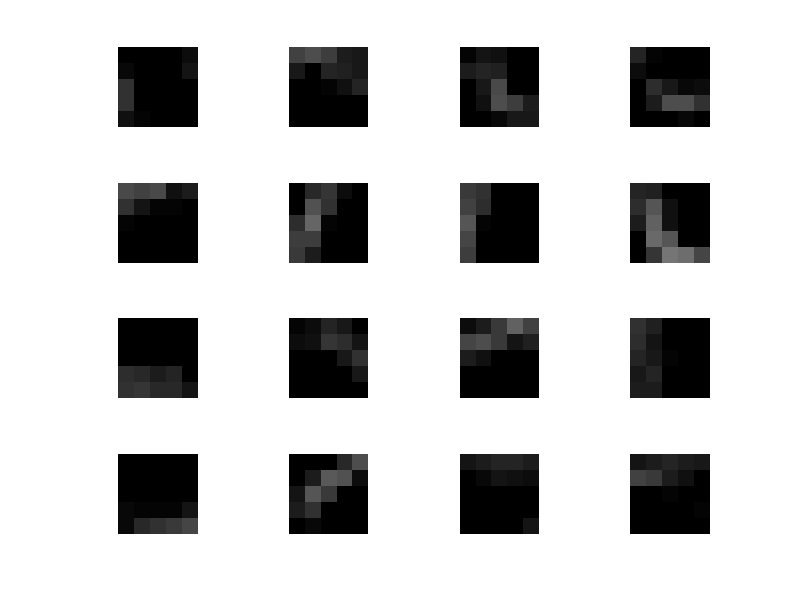

The MATLAB source for this figure: (Note: this script raises an error after producing the figure.)
load models/network_trained_with_momentum.mat

%% Plot filters
conv_layer = net.layers{1, 2};
conv_weights = conv_layer.params.weights;

batch_size = 16;
for label = 1:batch_size
    subplot(4, 4, label)
    imshow(conv_weights(:,:,label))
end

%% Find misclassified images
addpath(genpath('./'));
X_test = loadMNISTImages('data/mnist/t10k-images.idx3-ubyte');
labels_test = loadMNISTLabels('data/mnist/t10k-labels.idx1-ubyte');

X_test = reshape(X_test, [28, 28, 1, 10000]);
labels_test(labels_test==0) = 10;

predictions = zeros(numel(labels_test), 1);
batch_size = 20;
for label = 1:batch_size:size(labels_test)
    data_indices = label : min(label + batch_size - 1, numel(labels_test));
    output_by_layer = evaluate(net, X_test(:,:,:,data_indices), labels_test(data_indices));
    probabilities = output_by_layer{end-1};
    [~, prediction] = max(probabilities, [], 1);
    predictions(data_indices) = prediction;
end
predictions(predictions == 10) = 0;

%% Plot misclassified images
predictions(predictions == 10) = 0;
labels_test(labels_test == 10) = 0;
misclassified_indices = find(predictions ~= labels_test, 9);
for label = 1:9
    subplot(3, 3, label)
    imshow(X_test(:, :, :, misclassified_indices(label)));
    text = strcat([...
        'True label: ',...
        num2str(labels_test(misclassified_indices(label))),...
        newline,...
        'Predicted label: ',...
        num2str(predictions(misclassified_indices(label)))...
        ]);
    title(text);
end

%% Confusion matrix
confusion_matrix = confusionmat(labels_test, predictions);
confusionchart(confusion_matrix);

precision = zeros(1,10);
recall = zeros(1,10);
for label=1:10
    n_correct_predictions = confusion_matrix(label, label);
    n_true = sum(confusion_matrix(:, label));
    precision(label) = n_correct_predictions / n_true;

    n_predictions = sum(confusion_matrix(label, :));
    recall(label) = n_correct_predictions / n_predictions; 
end 

%% Get number of params in net
weights = zeros(1, 9);
biases = zeros(1, 9);

for layer_index=1:9
    layer = net.layers{1, layer_index};
    weights(layer_index) = 0;
    biases(layer_index) = 0;
    if isfield(layer, 'params')
        if isfield(layer.params, 'weights')
            weights(layer_index) = numel(layer.params.weights);
        end
        if isfield(layer.params, 'biases')
            biases(layer_index) = numel(layer.params.biases);
        end
    end
end

weights_total = sum(weights);
biases_total = sum(biases);





